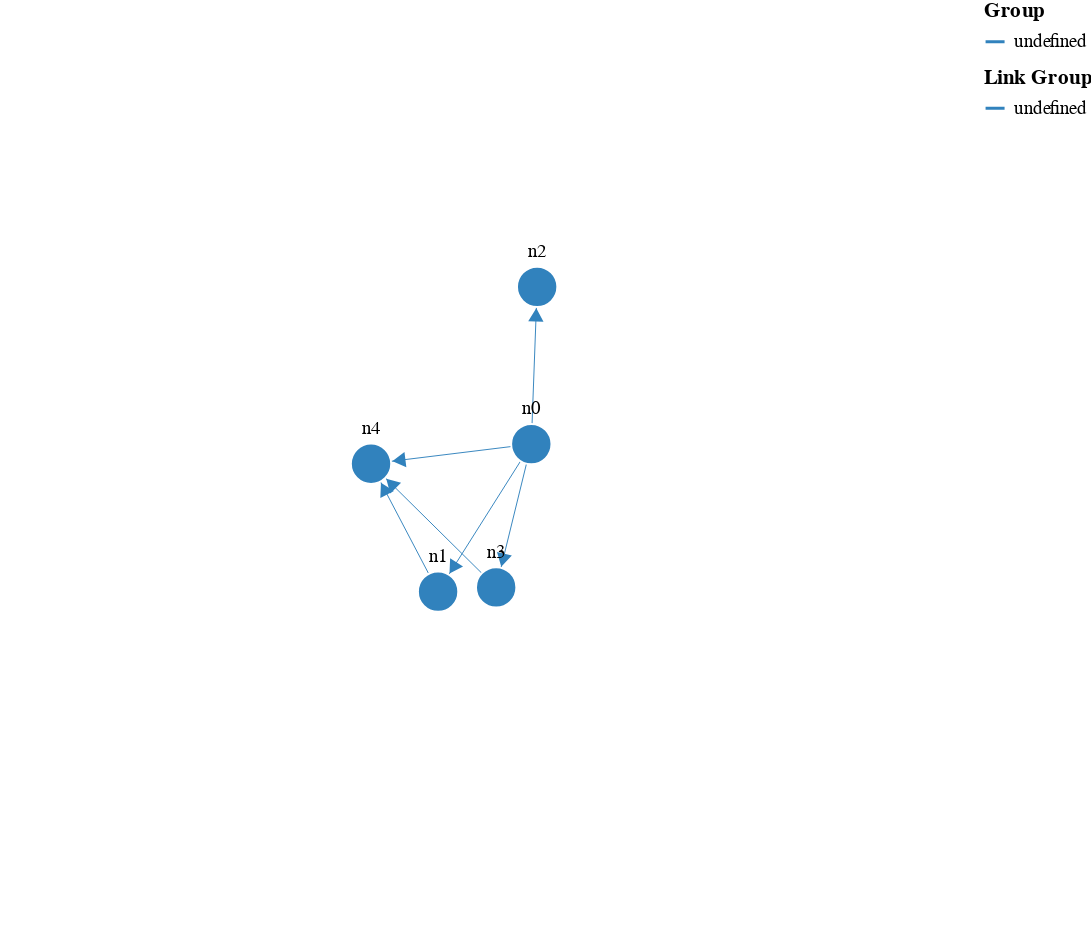

This figure's notebook cell:
### Code cell
g = nx.generators.barabasi_albert_graph(5, 3)
nx.set_node_attributes(g, {k:f"n{i}" for i, k in enumerate(g.nodes)}, "label")
schema = plots.spring_force_graph(g, node_labels="label")
plots.save_schema(schema, "_schema.json")
plots.ipy_display(schema, format="interactive")

### Figure 1 — Vega specification as saved in the notebook (floating-point values rounded to 4 significant figures)
{"$schema": "https://vega.github.io/schema/vega/v5.json", "data": [{"name": "node-data", "values": [{"id": 0, "label": "n0"}, {"id": 1, "label": "n1"}, {"id": 2, "label": "n2"}, {"id": 3, "label": "n3"}, {"id": 4, "label": "n4"}]}, {"name": "link-data", "values": [{"source": 0, "target": 1}, {"source": 0, "target": 2}, {"source": 0, "target": 3}, {"source": 0, "target": 4}, {"source": 1, "target": 4}, {"source": 3, "target": 4}]}], "description": "A node-link diagram with force-directed layout.", "height": 500, "legends": [{"stroke": "color", "symbolType": "stroke", "title": "Group"}, {"stroke": "colorlink", "symbolType": "stroke", "title": "Link Group"}], "marks": [{"encode": {"enter": {"fill": {"field": "group", "scale": "color"}, "fx": {"condition": {"test": "datum.fx == null", "value": null}, "field": "fx", "scale": "xscale"}, "fy": {"condition": {"test": "datum.fy == null", "value": null}, "field": "fy", "scale": "yscale"}, "stroke": {"value": "white"}}, "update": {"cursor": {"value": "pointer"}, "size": {"signal": "2 * nodeRadius * nodeRadius"}}}, "from": {"data": "node-data"}, "name": "nodes", "on": [{"modify": "node", "trigger": "fix", "values": "fix === true ? {fx: node.x, fy: node.y} : {fx: fix[0], fy: fix[1]}"}, {"modify": "node", "trigger": "!fix", "values": "{fx: null, fy: null}"}], "transform": [{"forces": [{"force": "center", "x": {"signal": "cx"}, "y": {"signal": "cy"}}, {"force": "collide", "radius": {"signal": "nodeRadius"}}, {"force": "nbody", "strength": {"signal": "nodeCharge"}}, {"distance": {"signal": "linkDistance"}, "force": "link", "links": "link-data"}], "iterations": 300, "restart": {"signal": "restart"}, "signal": "force", "static": {"signal": "static"}, "type": "force"}], "type": "symbol", "zindex": 1}, {"encode": {"enter": {"align": {"value": "center"}, "baseline": {"value": "middle"}, "fill": {"value": "black"}, "fontSize": {"value": 10}, "text": {"field": "datum.label"}}, "update": {"x": {"field": "x"}, "y": {"field": "y"}}}, "from": {"data": "nodes"}, "interactive": false, "name": "labels", "transform": [{"anchor": ["top", "bottom", "right", "left"], "avoidMarks": ["nodes"], "offset": [1], "size": {"signal": "[width + 60, height]"}, "type": "label"}], "type": "text", "zindex": 2}, {"encode": {"update": {"stroke": {"field": "group", "scale": "colorlink"}, "strokeWidth": {"value": 0.5}}}, "from": {"data": "link-data"}, "interactive": false, "transform": [{"require": {"signal": "force"}, "shape": "line", "sourceX": "datum.source.x", "sourceY": "datum.source.y", "targetX": "datum.target.x", "targetY": "datum.target.y", "type": "linkpath"}], "type": "path"}, {"encode": {"enter": {"fill": {"field": "group", "scale": "colorlink"}, "shape": {"value": "triangle-right"}, "size": {"value": 40}, "stroke": {"field": "group", "scale": "colorlink"}}, "hover": {"opacity": {"value": 1}}, "update": {"x": {"field": "target.x"}, "y": {"field": "target.y"}}}, "from": {"data": "link-data"}, "name": "arrows", "transform": [{"as": "tan", "expr": "atan2((datum.datum.target.y-datum.datum.source.y),(datum.datum.target.x-datum.datum.source.x))", "type": "formula"}, {"as": "angle", "expr": "datum.tan*180/PI", "type": "formula"}, {"as": "y", "expr": "datum.datum.target.y - nodeRadius*sin(datum.tan)", "type": "formula"}, {"as": "x", "expr": "datum.datum.target.x - nodeRadius*cos(datum.tan)", "type": "formula"}], "type": "symbol", "zindex": {"value": 40}}], "padding": 0, "scales": [{"domain": {"data": "node-data", "field": "group"}, "name": "color", "range": {"scheme": "category20c"}, "type": "ordinal"}, {"domain": {"data": "link-data", "field": "group"}, "name": "colorlink", "range": {"scheme": "category20c"}, "type": "ordinal"}, {"domain": {"data": "node-data", "field": "fx"}, "name": "xscale", "range": [10, {"signal": "width - 10"}]}, {"domain": {"data": "node-data", "field": "fy"}, "name": "yscale", "range": [10, {"signal": "height - 10"}]}], "signals": [{"name": "cx", "update": "width / 2"}, {"name": "cy", "update": "height / 2"}, {"name": "nodeRadius", "value": 15}, {"name": "nodeCharge", "value": -80}, {"name": "linkDistance", "value": 80}, {"bind": {"input": "checkbox"}, "name": "staticxy", "value": true}, {"bind": {"input": "checkbox"}, "name": "static", "value": true}, {"description": "State variable for active node fix status.", "name": "fix", "on": [{"events": "symbol:mouseout[!event.buttons], window:mouseup", "update": "false"}, {"events": "symbol:mouseover", "update": "fix || true"}, {"events": "[symbol:mousedown, window:mouseup] > window:mousemove!", "force": true, "update": "xy()"}], "value": false}, {"description": "Graph node most recently interacted with.", "name": "node", "on": [{"events": "symbol:mouseover", "update": "fix === true ? item() : node"}], "value": null}, {"description": "Flag to restart Force simulation upon data changes.", "name": "restart", "on": [{"events": {"signal": "fix"}, "update": "fix && fix.length"}], "value": false}], "width": 500}
